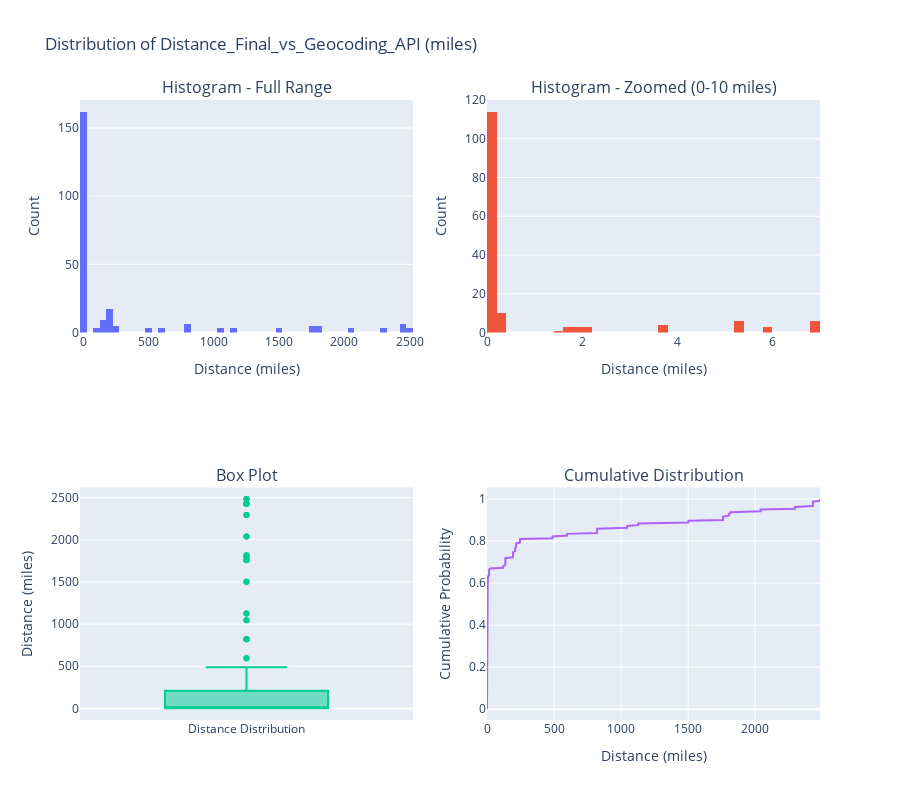

Write notebook code for a chart like this one.
### Code cell
import plotly.express as px
import plotly.graph_objects as go
from plotly.subplots import make_subplots
import numpy as np

# Get the valid distances (non-null values)
valid_distances = df['Distance_Final_vs_API'].dropna()

# Create subplots with multiple distribution visualizations
fig = make_subplots(
    rows=2, cols=2,
    subplot_titles=('Histogram - Full Range', 'Histogram - Zoomed (0-10 miles)', 
                   'Box Plot', 'Cumulative Distribution'),
    specs=[[{"secondary_y": False}, {"secondary_y": False}],
           [{"secondary_y": False}, {"secondary_y": False}]]
)

# 1. Histogram - Full range
fig.add_trace(
    go.Histogram(x=valid_distances, nbinsx=50, name='Full Range'),
    row=1, col=1
)

# 2. Histogram - Zoomed to 0-10 miles
distances_zoomed = valid_distances[valid_distances <= 10]
fig.add_trace(
    go.Histogram(x=distances_zoomed, nbinsx=50, name='0-10 miles'),
    row=1, col=2
)

# 3. Box plot
fig.add_trace(
    go.Box(y=valid_distances, name='Distance Distribution'),
    row=2, col=1
)

# 4. Cumulative distribution
sorted_distances = np.sort(valid_distances)
cumulative_prob = np.arange(1, len(sorted_distances) + 1) / len(sorted_distances)
fig.add_trace(
    go.Scatter(x=sorted_distances, y=cumulative_prob, mode='lines', name='Cumulative'),
    row=2, col=2
)

# Update layout
fig.update_layout(
    height=800,
    title_text="Distribution of Distance_Final_vs_Geocoding_API (miles)",
    showlegend=False
)

# Update x-axis labels
fig.update_xaxes(title_text="Distance (miles)", row=1, col=1)
fig.update_xaxes(title_text="Distance (miles)", row=1, col=2)
fig.update_xaxes(title_text="", row=2, col=1)
fig.update_xaxes(title_text="Distance (miles)", row=2, col=2)

# Update y-axis labels
fig.update_yaxes(title_text="Count", row=1, col=1)
fig.update_yaxes(title_text="Count", row=1, col=2)
fig.update_yaxes(title_text="Distance (miles)", row=2, col=1)
fig.update_yaxes(title_text="Cumulative Probability", row=2, col=2)

fig.show()

# Additional summary statistics
print("Distribution Summary: Final Coordinates vs Geocoding API")
print("=" * 55)
print(f"Total observations: {len(valid_distances)}")
print(f"Mean: {valid_distances.mean():.2f} miles")
print(f"Median: {valid_distances.median():.2f} miles")
print(f"Mode (most frequent bin): {valid_distances.mode().iloc[0]:.2f} miles" if not valid_distances.mode().empty else "Mode: N/A")
print(f"Standard deviation: {valid_distances.std():.2f} miles")
print(f"Variance: {valid_distances.var():.2f}")
print(f"Skewness: {valid_distances.skew():.2f}")
print(f"Kurtosis: {valid_distances.kurtosis():.2f}")
print()
print("Percentiles:")
print(f"25th percentile: {valid_distances.quantile(0.25):.2f} miles")
print(f"50th percentile (median): {valid_distances.quantile(0.50):.2f} miles") 
print(f"75th percentile: {valid_distances.quantile(0.75):.2f} miles")
print(f"90th percentile: {valid_distances.quantile(0.90):.2f} miles")
print(f"95th percentile: {valid_distances.quantile(0.95):.2f} miles")
print(f"99th percentile: {valid_distances.quantile(0.99):.2f} miles")

### Figure 1 — Plotly figure (JSON) as saved in the notebook; plotly's stock layout.template omitted (floating-point values rounded to 4 significant figures; data arrays with more than 128 entries replaced by an {"elided": "..."} marker saying what was removed)
{"data": [{"name": "Full Range", "nbinsx": 50, "type": "histogram", "x": {"elided": "242 float values"}, "xaxis": "x", "yaxis": "y"}, {"name": "0-10 miles", "nbinsx": 50, "type": "histogram", "x": {"elided": "153 float values"}, "xaxis": "x2", "yaxis": "y2"}, {"name": "Distance Distribution", "type": "box", "xaxis": "x3", "y": {"elided": "242 float values"}, "yaxis": "y3"}, {"mode": "lines", "name": "Cumulative", "type": "scatter", "x": {"elided": "242 float values"}, "xaxis": "x4", "y": {"elided": "242 float values"}, "yaxis": "y4"}], "layout": {"annotations": [{"font": {"size": 16}, "showarrow": false, "text": "Histogram - Full Range", "x": 0.225, "xanchor": "center", "xref": "paper", "y": 1, "yanchor": "bottom", "yref": "paper"}, {"font": {"size": 16}, "showarrow": false, "text": "Histogram - Zoomed (0-10 miles)", "x": 0.775, "xanchor": "center", "xref": "paper", "y": 1, "yanchor": "bottom", "yref": "paper"}, {"font": {"size": 16}, "showarrow": false, "text": "Box Plot", "x": 0.225, "xanchor": "center", "xref": "paper", "y": 0.375, "yanchor": "bottom", "yref": "paper"}, {"font": {"size": 16}, "showarrow": false, "text": "Cumulative Distribution", "x": 0.775, "xanchor": "center", "xref": "paper", "y": 0.375, "yanchor": "bottom", "yref": "paper"}], "height": 800, "showlegend": false, "title": {"text": "Distribution of Distance_Final_vs_Geocoding_API (miles)"}, "xaxis": {"anchor": "y", "domain": [0, 0.45], "title": {"text": "Distance (miles)"}}, "xaxis2": {"anchor": "y2", "domain": [0.55, 1], "title": {"text": "Distance (miles)"}}, "xaxis3": {"anchor": "y3", "domain": [0, 0.45], "title": {"text": ""}}, "xaxis4": {"anchor": "y4", "domain": [0.55, 1], "title": {"text": "Distance (miles)"}}, "yaxis": {"anchor": "x", "domain": [0.625, 1], "title": {"text": "Count"}}, "yaxis2": {"anchor": "x2", "domain": [0.625, 1], "title": {"text": "Count"}}, "yaxis3": {"anchor": "x3", "domain": [0, 0.375], "title": {"text": "Distance (miles)"}}, "yaxis4": {"anchor": "x4", "domain": [0, 0.375], "title": {"text": "Cumulative Probability"}}}}
